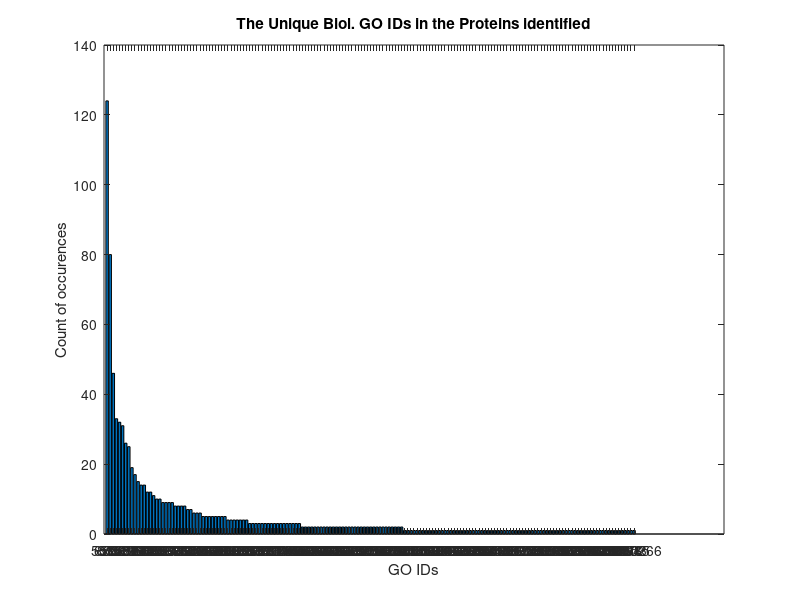
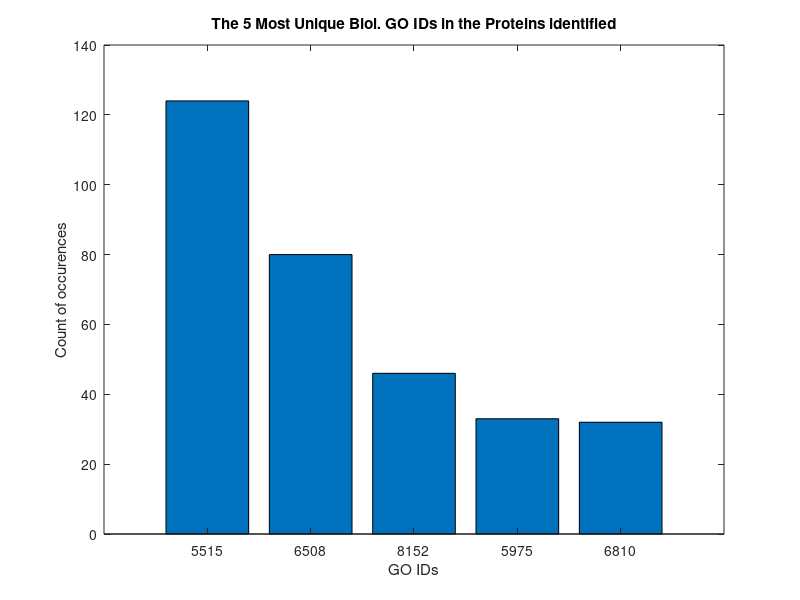

Write MATLAB code to recreate these figures, in order. (Note: this script raises an error after producing the figures.)
clear all
close all hidden
clc
% Run this script only if the .mat's derived from Initialization_Script.m
% are in the current folder!
load('axes.mat');
load('go_codes_final.mat');
load('LetterMap.mat');
load('OverlordMatrix.mat');
load('ProteinMap.mat');
load('go_codes_num.mat');
% Assume that the first GO ID in every cell corresponds to a particular
% biological process (this should be worked into later versions of the
% Initialization_Script.m so that the biological, molecular, and cellular 
% components are kept separate in the go_code_array
%% Generate a vector of the first biological GO ID (crude, I know)
first_biological_GO = zeros(length(go_code_array_num),1);
for ii = 1:1:length(go_code_array_num)
    first_biological_GO(ii) = go_code_array_num{ii}(1);
end
all_GO_codes = [go_code_array_num{:}];
%% What are the most common biological functions of proteins?
close all
% Condense all proteins which share their biological GO ID into separate
% bins for each GO ID to get an estimate of which functions are commonest
binranges = [1:1:max(first_biological_GO)];
[bincounts,ind] = histc(first_biological_GO,binranges);
[sorted_bins,sorted_indeces] = sort(bincounts,'descend');
non_zero_indeces = find(sorted_bins);
% Truncate sorted_bins and sorted_indeces to remove zero-occuring GO ID's
sorted_bins = sorted_bins(non_zero_indeces);
sorted_indeces = sorted_indeces(non_zero_indeces);
% cited: http://stackoverflow.com/questions/6397234/matlab-how-to-use-strings-instead-of-numbers-in-bar-figure
for ii = 1:1:length(sorted_indeces)
    bar_string{ii} = num2str(sorted_indeces(ii));
end
figure
bar(sorted_bins)
set(gca, 'XTickLabel',bar_string,'XTick',1:length(bar_string))
ylabel('Count of occurences')
xlabel('GO IDs')
title('The Unique Biol. GO IDs in the Proteins identified')
% Yikes!  Let's constrain ourselves to the 5 most prevalent GO ID's for
% starters #3many5me #gg_no_re
figure
five_most_bins = sorted_bins(1:5);
five_most_indeces = sorted_indeces(1:5);
for ii = 1:1:5
    bar_string_five{ii} = num2str(sorted_indeces(ii));
end
bar(five_most_bins)
set(gca, 'XTickLabel',bar_string_five,'XTick',1:length(bar_string_five))
ylabel('Count of occurences')
xlabel('GO IDs')
title('The 5 Most Unique Biol. GO IDs in the Proteins identified')
% This is all fine and dandy, but there may not necessarily be a
% correlation between the proteins listed and the peptides identified.  Idk
% yet, man, idk.  ONLY ONE WAY TO FIND OUT
% BEWARE!  I CANNOT STRESS ENOUGH THAT THIS IS USING THE NON-NORMALIZED
% DATA, THIS IS MOSTLY TO GIVE A ROUGH IDEA OF WHAT THE PLAYING FIELD LOOKS
% LIKE AND ESTABLISH A FRAMEWORK FOR THE FUTURE!

%% Reformat this section to function to find commonest biol. function for given conditions
% Count the total number of occurences for each gene, disregarding location
% and sample and all that jazz
cumulative_counts = sum(sum(sum(OverlordMatrix,4),3),2);

% We need to pool together proteins with equivalent GO ID's to avoid
% redundancy downstream.  Sort the GO ID's in descending order
[sorted_biological_GO,sorted_biological_indeces] = sort(first_biological_GO);
% Sort the cumulative counts to correspond to the original GO ID
sorted_cumulative_counts = cumulative_counts(sorted_biological_indeces);
% We now want to make a new matrix which stores only unique GO ID's and the
% corresponding cumulative count for each GO ID
unique_cum_matrix = [sorted_biological_GO(1),sorted_cumulative_counts(1)];
counter = 1;
for ii = 2:1:length(sorted_cumulative_counts)
    if sorted_biological_GO(ii) == sorted_biological_GO(ii-1)
       unique_cum_matrix(counter,2) = unique_cum_matrix(counter,2) + sorted_cumulative_counts(ii);
    else
        counter = counter + 1;
        unique_cum_matrix(counter,1) = sorted_biological_GO(ii);
    end
end
% Sort unique_cum_matrix according to count (column 2)
[sorted_cum_counts,sorted_cum_indeces] = sort(unique_cum_matrix(:,2),'descend');
% Sort corresponding GO ID
sorted_cum_GO_temp = unique_cum_matrix(:,1);
sorted_cum_GO = sorted_cum_GO_temp(sorted_cum_indeces);
% As before, let's look at the top 5 proteins
cum_biological_GO = sorted_cum_GO(1:5);
figure
for ii = 1:1:5
    cum_bar_string_five{ii} = num2str(cum_biological_GO(ii));
end
bar(sorted_cum_counts(1:5))
set(gca, 'XTickLabel',cum_bar_string_five,'XTick',1:length(cum_bar_string_five))
ylabel('Count of occurences')
xlabel('GO IDs')
title('The 5 Most Unique Biol. GO IDs in the Proteins sampled')
%% What the hell, might as well see what happens at different gut locations
figure
% Stomach = 5, jejunum = 3, ileum = 2, cecum = 1, prox colon = 4
GI_vector = [5,3,2,1,4];
for jj = 1:1:5
% Consider only elements pertaining to element 5 of the 4th dimension
GI_OverlordMatrix = OverlordMatrix(:,:,:,GI_vector(jj));
cumulative_counts = sum(sum(sum(GI_OverlordMatrix,4),3),2);

% We need to pool together proteins with equivalent GO ID's to avoid
% redundancy downstream.  Sort the GO ID's in descending order
[sorted_biological_GO,sorted_biological_indeces] = sort(first_biological_GO);
% Sort the cumulative counts to correspond to the original GO ID
sorted_cumulative_counts = cumulative_counts(sorted_biological_indeces);
% We now want to make a new matrix which stores only unique GO ID's and the
% corresponding cumulative count for each GO ID
unique_cum_matrix = [sorted_biological_GO(1),sorted_cumulative_counts(1)];
counter = 1;
for ii = 2:1:length(sorted_cumulative_counts)
    if sorted_biological_GO(ii) == sorted_biological_GO(ii-1)
       unique_cum_matrix(counter,2) = unique_cum_matrix(counter,2) + sorted_cumulative_counts(ii);
    else
        counter = counter + 1;
        unique_cum_matrix(counter,1) = sorted_biological_GO(ii);
    end
end
% Sort unique_cum_matrix according to count (column 2)
[sorted_cum_counts,sorted_cum_indeces] = sort(unique_cum_matrix(:,2),'descend');
% Sort corresponding GO ID
sorted_cum_GO_temp = unique_cum_matrix(:,1);
sorted_cum_GO = sorted_cum_GO_temp(sorted_cum_indeces);
% As before, let's look at the top 5 proteins
cum_biological_GO = sorted_cum_GO(1:5);
% figure
for ii = 1:1:5
    cum_bar_string_five{ii} = num2str(cum_biological_GO(ii));
end
subplot(3,2,jj)
bar(sorted_cum_counts(1:5))
set(gca, 'XTickLabel',cum_bar_string_five,'XTick',1:length(cum_bar_string_five))
ylabel('Count of occurences')
xlabel('GO IDs')
% Stomach = 5, jejunum = 3, ileum = 2, cecum = 1, prox colon = 4
titletemp = {' stomach',' jejunum',' ileum',' cecum',' prox colon'};
titlestr = strcat('5 commonest GO ID at ' , titletemp{jj});
title(titlestr)

end